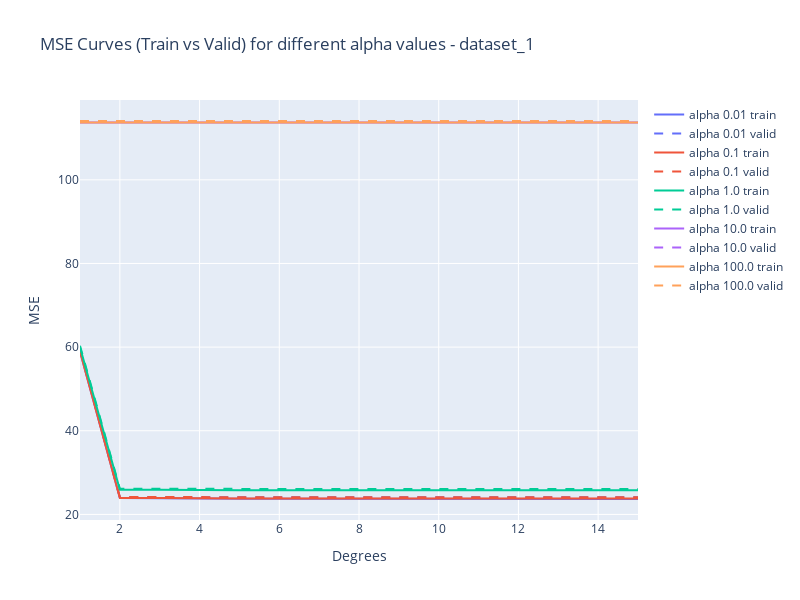
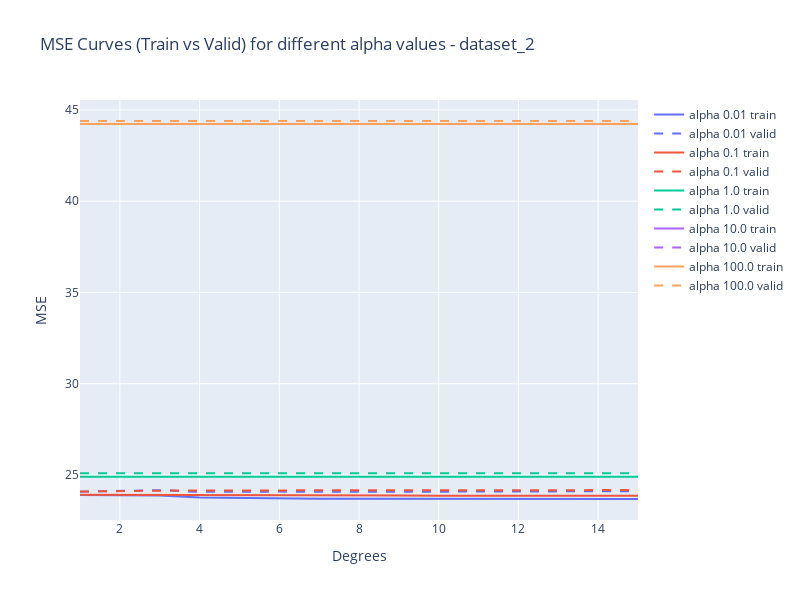
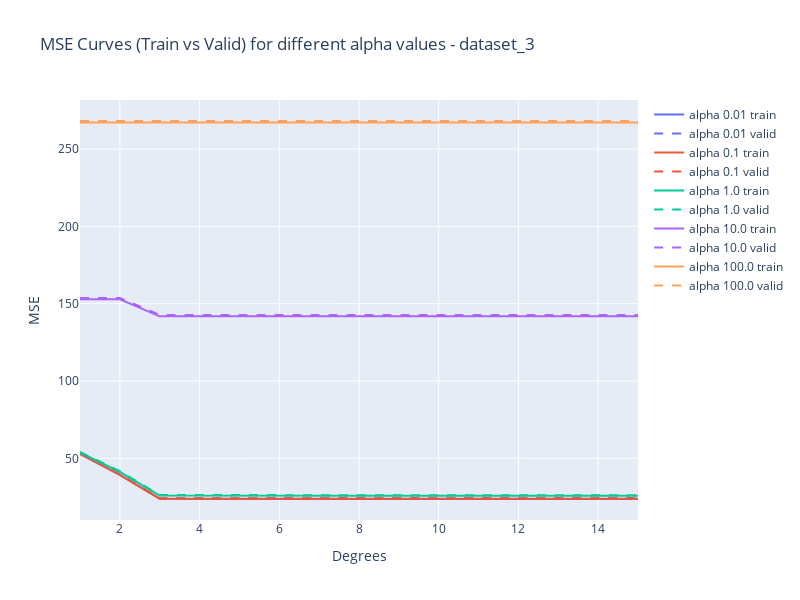
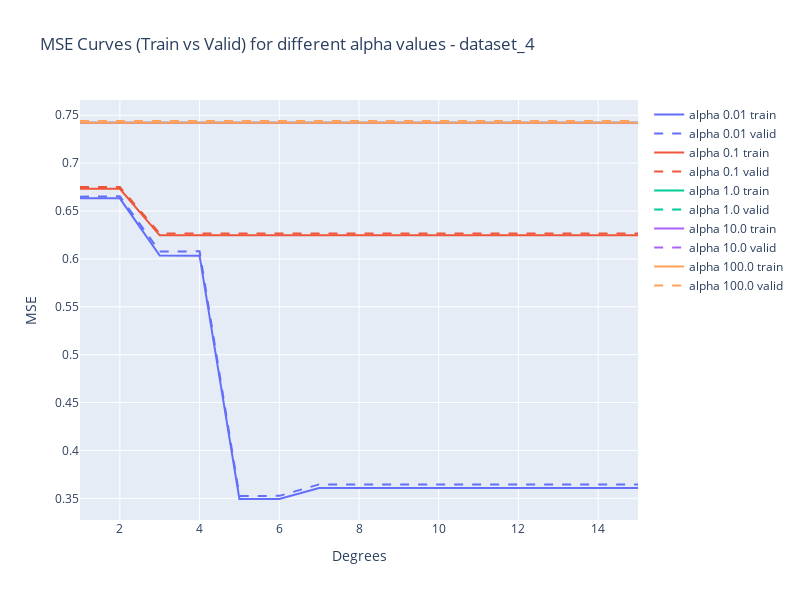

Notebook source saved alongside these figures, in order:
### Code cell
for dataset in mse_per_dataset_dict_l1:
    plot_mse_per_alpha_curves(mse_per_dataset_dict_l1, dataset)

### Figure 1 — Plotly figure (JSON) as saved in the notebook; plotly's stock layout.template omitted (floating-point values rounded to 4 significant figures)
{"data": [{"line": {"color": "#636EFA", "dash": "solid"}, "mode": "lines", "name": "alpha 0.01 train", "type": "scatter", "x": [1, 2, 3, 4, 5, 6, 7, 8, 9, 10, 11, 12, 13, 14, 15], "y": [58.99, 23.9, 23.88, 23.76, 23.73, 23.72, 23.7, 23.7, 23.69, 23.69, 23.69, 23.69, 23.69, 23.69, 23.69]}, {"line": {"color": "#636EFA", "dash": "dash"}, "mode": "lines", "name": "alpha 0.01 valid", "type": "scatter", "x": [1, 2, 3, 4, 5, 6, 7, 8, 9, 10, 11, 12, 13, 14, 15], "y": [59.35, 24.13, 24.18, 24.07, 24.09, 24.11, 24.1, 24.11, 24.1, 24.1, 24.1, 24.1, 24.1, 24.11, 24.12]}, {"line": {"color": "#EF553B", "dash": "solid"}, "mode": "lines", "name": "alpha 0.1 train", "type": "scatter", "x": [1, 2, 3, 4, 5, 6, 7, 8, 9, 10, 11, 12, 13, 14, 15], "y": [59.0, 23.92, 23.9, 23.78, 23.78, 23.78, 23.78, 23.78, 23.78, 23.78, 23.78, 23.78, 23.78, 23.78, 23.78]}, {"line": {"color": "#EF553B", "dash": "dash"}, "mode": "lines", "name": "alpha 0.1 valid", "type": "scatter", "x": [1, 2, 3, 4, 5, 6, 7, 8, 9, 10, 11, 12, 13, 14, 15], "y": [59.36, 24.15, 24.19, 24.09, 24.09, 24.1, 24.1, 24.11, 24.11, 24.11, 24.11, 24.11, 24.11, 24.11, 24.11]}, {"line": {"color": "#00CC96", "dash": "solid"}, "mode": "lines", "name": "alpha 1.0 train", "type": "scatter", "x": [1, 2, 3, 4, 5, 6, 7, 8, 9, 10, 11, 12, 13, 14, 15], "y": [59.99, 25.9, 25.9, 25.8, 25.8, 25.8, 25.8, 25.8, 25.8, 25.8, 25.8, 25.8, 25.8, 25.8, 25.8]}, {"line": {"color": "#00CC96", "dash": "dash"}, "mode": "lines", "name": "alpha 1.0 valid", "type": "scatter", "x": [1, 2, 3, 4, 5, 6, 7, 8, 9, 10, 11, 12, 13, 14, 15], "y": [60.35, 26.15, 26.15, 26.08, 26.08, 26.08, 26.08, 26.08, 26.08, 26.08, 26.08, 26.08, 26.08, 26.08, 26.08]}, {"line": {"color": "#AB63FA", "dash": "solid"}, "mode": "lines", "name": "alpha 10.0 train", "type": "scatter", "x": [1, 2, 3, 4, 5, 6, 7, 8, 9, 10, 11, 12, 13, 14, 15], "y": [113.7, 113.7, 113.7, 113.7, 113.7, 113.7, 113.7, 113.7, 113.7, 113.7, 113.7, 113.7, 113.7, 113.7, 113.7]}, {"line": {"color": "#AB63FA", "dash": "dash"}, "mode": "lines", "name": "alpha 10.0 valid", "type": "scatter", "x": [1, 2, 3, 4, 5, 6, 7, 8, 9, 10, 11, 12, 13, 14, 15], "y": [114.1, 114.1, 114.1, 114.1, 114.1, 114.1, 114.1, 114.1, 114.1, 114.1, 114.1, 114.1, 114.1, 114.1, 114.1]}, {"line": {"color": "#FFA15A", "dash": "solid"}, "mode": "lines", "name": "alpha 100.0 train", "type": "scatter", "x": [1, 2, 3, 4, 5, 6, 7, 8, 9, 10, 11, 12, 13, 14, 15], "y": [113.7, 113.7, 113.7, 113.7, 113.7, 113.7, 113.7, 113.7, 113.7, 113.7, 113.7, 113.7, 113.7, 113.7, 113.7]}, {"line": {"color": "#FFA15A", "dash": "dash"}, "mode": "lines", "name": "alpha 100.0 valid", "type": "scatter", "x": [1, 2, 3, 4, 5, 6, 7, 8, 9, 10, 11, 12, 13, 14, 15], "y": [114.1, 114.1, 114.1, 114.1, 114.1, 114.1, 114.1, 114.1, 114.1, 114.1, 114.1, 114.1, 114.1, 114.1, 114.1]}], "layout": {"height": 600, "title": {"text": "MSE Curves (Train vs Valid) for different alpha values - dataset_1"}, "width": 800, "xaxis": {"title": {"text": "Degrees"}}, "yaxis": {"title": {"text": "MSE"}}}}

### Figure 2 — Plotly figure (JSON) as saved in the notebook; plotly's stock layout.template omitted (floating-point values rounded to 4 significant figures)
{"data": [{"line": {"color": "#636EFA", "dash": "solid"}, "mode": "lines", "name": "alpha 0.01 train", "type": "scatter", "x": [1, 2, 3, 4, 5, 6, 7, 8, 9, 10, 11, 12, 13, 14, 15], "y": [23.91, 23.9, 23.88, 23.76, 23.73, 23.73, 23.7, 23.7, 23.7, 23.7, 23.7, 23.69, 23.69, 23.69, 23.69]}, {"line": {"color": "#636EFA", "dash": "dash"}, "mode": "lines", "name": "alpha 0.01 valid", "type": "scatter", "x": [1, 2, 3, 4, 5, 6, 7, 8, 9, 10, 11, 12, 13, 14, 15], "y": [24.09, 24.13, 24.17, 24.08, 24.1, 24.09, 24.08, 24.1, 24.09, 24.09, 24.09, 24.1, 24.1, 24.11, 24.11]}, {"line": {"color": "#EF553B", "dash": "solid"}, "mode": "lines", "name": "alpha 0.1 train", "type": "scatter", "x": [1, 2, 3, 4, 5, 6, 7, 8, 9, 10, 11, 12, 13, 14, 15], "y": [23.92, 23.92, 23.9, 23.9, 23.9, 23.89, 23.89, 23.88, 23.88, 23.87, 23.87, 23.87, 23.87, 23.87, 23.87]}, {"line": {"color": "#EF553B", "dash": "dash"}, "mode": "lines", "name": "alpha 0.1 valid", "type": "scatter", "x": [1, 2, 3, 4, 5, 6, 7, 8, 9, 10, 11, 12, 13, 14, 15], "y": [24.1, 24.1, 24.14, 24.15, 24.15, 24.16, 24.16, 24.17, 24.17, 24.17, 24.17, 24.17, 24.17, 24.18, 24.18]}, {"line": {"color": "#00CC96", "dash": "solid"}, "mode": "lines", "name": "alpha 1.0 train", "type": "scatter", "x": [1, 2, 3, 4, 5, 6, 7, 8, 9, 10, 11, 12, 13, 14, 15], "y": [24.91, 24.91, 24.91, 24.91, 24.91, 24.91, 24.91, 24.91, 24.91, 24.91, 24.91, 24.91, 24.91, 24.91, 24.91]}, {"line": {"color": "#00CC96", "dash": "dash"}, "mode": "lines", "name": "alpha 1.0 valid", "type": "scatter", "x": [1, 2, 3, 4, 5, 6, 7, 8, 9, 10, 11, 12, 13, 14, 15], "y": [25.09, 25.09, 25.1, 25.1, 25.1, 25.1, 25.1, 25.1, 25.1, 25.1, 25.1, 25.1, 25.1, 25.1, 25.1]}, {"line": {"color": "#AB63FA", "dash": "solid"}, "mode": "lines", "name": "alpha 10.0 train", "type": "scatter", "x": [1, 2, 3, 4, 5, 6, 7, 8, 9, 10, 11, 12, 13, 14, 15], "y": [44.23, 44.23, 44.23, 44.23, 44.23, 44.23, 44.23, 44.23, 44.23, 44.23, 44.23, 44.23, 44.23, 44.23, 44.23]}, {"line": {"color": "#AB63FA", "dash": "dash"}, "mode": "lines", "name": "alpha 10.0 valid", "type": "scatter", "x": [1, 2, 3, 4, 5, 6, 7, 8, 9, 10, 11, 12, 13, 14, 15], "y": [44.39, 44.39, 44.39, 44.39, 44.39, 44.39, 44.39, 44.39, 44.39, 44.39, 44.39, 44.39, 44.39, 44.39, 44.39]}, {"line": {"color": "#FFA15A", "dash": "solid"}, "mode": "lines", "name": "alpha 100.0 train", "type": "scatter", "x": [1, 2, 3, 4, 5, 6, 7, 8, 9, 10, 11, 12, 13, 14, 15], "y": [44.23, 44.23, 44.23, 44.23, 44.23, 44.23, 44.23, 44.23, 44.23, 44.23, 44.23, 44.23, 44.23, 44.23, 44.23]}, {"line": {"color": "#FFA15A", "dash": "dash"}, "mode": "lines", "name": "alpha 100.0 valid", "type": "scatter", "x": [1, 2, 3, 4, 5, 6, 7, 8, 9, 10, 11, 12, 13, 14, 15], "y": [44.39, 44.39, 44.39, 44.39, 44.39, 44.39, 44.39, 44.39, 44.39, 44.39, 44.39, 44.39, 44.39, 44.39, 44.39]}], "layout": {"height": 600, "title": {"text": "MSE Curves (Train vs Valid) for different alpha values - dataset_2"}, "width": 800, "xaxis": {"title": {"text": "Degrees"}}, "yaxis": {"title": {"text": "MSE"}}}}

### Figure 3 — Plotly figure (JSON) as saved in the notebook; plotly's stock layout.template omitted (floating-point values rounded to 4 significant figures)
{"data": [{"line": {"color": "#636EFA", "dash": "solid"}, "mode": "lines", "name": "alpha 0.01 train", "type": "scatter", "x": [1, 2, 3, 4, 5, 6, 7, 8, 9, 10, 11, 12, 13, 14, 15], "y": [52.84, 39.28, 23.88, 23.76, 23.73, 23.72, 23.7, 23.7, 23.69, 23.69, 23.69, 23.69, 23.69, 23.69, 23.69]}, {"line": {"color": "#636EFA", "dash": "dash"}, "mode": "lines", "name": "alpha 0.01 valid", "type": "scatter", "x": [1, 2, 3, 4, 5, 6, 7, 8, 9, 10, 11, 12, 13, 14, 15], "y": [53.14, 39.59, 24.18, 24.07, 24.09, 24.11, 24.1, 24.11, 24.1, 24.1, 24.1, 24.1, 24.1, 24.11, 24.12]}, {"line": {"color": "#EF553B", "dash": "solid"}, "mode": "lines", "name": "alpha 0.1 train", "type": "scatter", "x": [1, 2, 3, 4, 5, 6, 7, 8, 9, 10, 11, 12, 13, 14, 15], "y": [52.85, 39.3, 23.9, 23.78, 23.78, 23.78, 23.78, 23.78, 23.78, 23.78, 23.78, 23.78, 23.78, 23.78, 23.78]}, {"line": {"color": "#EF553B", "dash": "dash"}, "mode": "lines", "name": "alpha 0.1 valid", "type": "scatter", "x": [1, 2, 3, 4, 5, 6, 7, 8, 9, 10, 11, 12, 13, 14, 15], "y": [53.15, 39.62, 24.19, 24.09, 24.09, 24.1, 24.1, 24.11, 24.11, 24.11, 24.11, 24.11, 24.11, 24.11, 24.11]}, {"line": {"color": "#00CC96", "dash": "solid"}, "mode": "lines", "name": "alpha 1.0 train", "type": "scatter", "x": [1, 2, 3, 4, 5, 6, 7, 8, 9, 10, 11, 12, 13, 14, 15], "y": [53.84, 41.28, 25.93, 25.82, 25.82, 25.82, 25.82, 25.82, 25.82, 25.82, 25.82, 25.82, 25.82, 25.82, 25.82]}, {"line": {"color": "#00CC96", "dash": "dash"}, "mode": "lines", "name": "alpha 1.0 valid", "type": "scatter", "x": [1, 2, 3, 4, 5, 6, 7, 8, 9, 10, 11, 12, 13, 14, 15], "y": [54.15, 41.69, 26.23, 26.15, 26.15, 26.15, 26.15, 26.15, 26.15, 26.15, 26.15, 26.15, 26.15, 26.15, 26.15]}, {"line": {"color": "#AB63FA", "dash": "solid"}, "mode": "lines", "name": "alpha 10.0 train", "type": "scatter", "x": [1, 2, 3, 4, 5, 6, 7, 8, 9, 10, 11, 12, 13, 14, 15], "y": [152.8, 152.8, 141.8, 141.8, 141.8, 141.8, 141.8, 141.8, 141.8, 141.8, 141.8, 141.8, 141.8, 141.8, 141.8]}, {"line": {"color": "#AB63FA", "dash": "dash"}, "mode": "lines", "name": "alpha 10.0 valid", "type": "scatter", "x": [1, 2, 3, 4, 5, 6, 7, 8, 9, 10, 11, 12, 13, 14, 15], "y": [153.7, 153.7, 142.7, 142.7, 142.7, 142.7, 142.7, 142.7, 142.7, 142.7, 142.7, 142.7, 142.7, 142.7, 142.7]}, {"line": {"color": "#FFA15A", "dash": "solid"}, "mode": "lines", "name": "alpha 100.0 train", "type": "scatter", "x": [1, 2, 3, 4, 5, 6, 7, 8, 9, 10, 11, 12, 13, 14, 15], "y": [267.1, 267.1, 267.1, 267.1, 267.1, 267.1, 267.1, 267.1, 267.1, 267.1, 267.1, 267.1, 267.1, 267.1, 267.1]}, {"line": {"color": "#FFA15A", "dash": "dash"}, "mode": "lines", "name": "alpha 100.0 valid", "type": "scatter", "x": [1, 2, 3, 4, 5, 6, 7, 8, 9, 10, 11, 12, 13, 14, 15], "y": [268.1, 268.1, 268.1, 268.1, 268.1, 268.1, 268.1, 268.1, 268.1, 268.1, 268.1, 268.1, 268.1, 268.1, 268.1]}], "layout": {"height": 600, "title": {"text": "MSE Curves (Train vs Valid) for different alpha values - dataset_3"}, "width": 800, "xaxis": {"title": {"text": "Degrees"}}, "yaxis": {"title": {"text": "MSE"}}}}

### Figure 4 — Plotly figure (JSON) as saved in the notebook; plotly's stock layout.template omitted (floating-point values rounded to 4 significant figures)
{"data": [{"line": {"color": "#636EFA", "dash": "solid"}, "mode": "lines", "name": "alpha 0.01 train", "type": "scatter", "x": [1, 2, 3, 4, 5, 6, 7, 8, 9, 10, 11, 12, 13, 14, 15], "y": [0.6633, 0.6632, 0.6035, 0.6034, 0.3493, 0.3493, 0.3607, 0.3607, 0.3607, 0.3607, 0.3607, 0.3607, 0.3607, 0.3607, 0.3607]}, {"line": {"color": "#636EFA", "dash": "dash"}, "mode": "lines", "name": "alpha 0.01 valid", "type": "scatter", "x": [1, 2, 3, 4, 5, 6, 7, 8, 9, 10, 11, 12, 13, 14, 15], "y": [0.665, 0.6654, 0.6077, 0.6079, 0.3525, 0.3526, 0.3645, 0.3646, 0.3645, 0.3646, 0.3646, 0.3646, 0.3646, 0.3646, 0.3646]}, {"line": {"color": "#EF553B", "dash": "solid"}, "mode": "lines", "name": "alpha 0.1 train", "type": "scatter", "x": [1, 2, 3, 4, 5, 6, 7, 8, 9, 10, 11, 12, 13, 14, 15], "y": [0.6732, 0.6732, 0.6246, 0.6246, 0.6246, 0.6246, 0.6246, 0.6246, 0.6246, 0.6246, 0.6246, 0.6246, 0.6246, 0.6246, 0.6246]}, {"line": {"color": "#EF553B", "dash": "dash"}, "mode": "lines", "name": "alpha 0.1 valid", "type": "scatter", "x": [1, 2, 3, 4, 5, 6, 7, 8, 9, 10, 11, 12, 13, 14, 15], "y": [0.6751, 0.6751, 0.6265, 0.6265, 0.6265, 0.6265, 0.6265, 0.6265, 0.6265, 0.6265, 0.6265, 0.6265, 0.6265, 0.6265, 0.6265]}, {"line": {"color": "#00CC96", "dash": "solid"}, "mode": "lines", "name": "alpha 1.0 train", "type": "scatter", "x": [1, 2, 3, 4, 5, 6, 7, 8, 9, 10, 11, 12, 13, 14, 15], "y": [0.7422, 0.7422, 0.7422, 0.7422, 0.7422, 0.7422, 0.7422, 0.7422, 0.7422, 0.7422, 0.7422, 0.7422, 0.7422, 0.7422, 0.7422]}, {"line": {"color": "#00CC96", "dash": "dash"}, "mode": "lines", "name": "alpha 1.0 valid", "type": "scatter", "x": [1, 2, 3, 4, 5, 6, 7, 8, 9, 10, 11, 12, 13, 14, 15], "y": [0.744, 0.744, 0.744, 0.744, 0.744, 0.744, 0.744, 0.744, 0.744, 0.744, 0.744, 0.744, 0.744, 0.744, 0.744]}, {"line": {"color": "#AB63FA", "dash": "solid"}, "mode": "lines", "name": "alpha 10.0 train", "type": "scatter", "x": [1, 2, 3, 4, 5, 6, 7, 8, 9, 10, 11, 12, 13, 14, 15], "y": [0.7422, 0.7422, 0.7422, 0.7422, 0.7422, 0.7422, 0.7422, 0.7422, 0.7422, 0.7422, 0.7422, 0.7422, 0.7422, 0.7422, 0.7422]}, {"line": {"color": "#AB63FA", "dash": "dash"}, "mode": "lines", "name": "alpha 10.0 valid", "type": "scatter", "x": [1, 2, 3, 4, 5, 6, 7, 8, 9, 10, 11, 12, 13, 14, 15], "y": [0.744, 0.744, 0.744, 0.744, 0.744, 0.744, 0.744, 0.744, 0.744, 0.744, 0.744, 0.744, 0.744, 0.744, 0.744]}, {"line": {"color": "#FFA15A", "dash": "solid"}, "mode": "lines", "name": "alpha 100.0 train", "type": "scatter", "x": [1, 2, 3, 4, 5, 6, 7, 8, 9, 10, 11, 12, 13, 14, 15], "y": [0.7422, 0.7422, 0.7422, 0.7422, 0.7422, 0.7422, 0.7422, 0.7422, 0.7422, 0.7422, 0.7422, 0.7422, 0.7422, 0.7422, 0.7422]}, {"line": {"color": "#FFA15A", "dash": "dash"}, "mode": "lines", "name": "alpha 100.0 valid", "type": "scatter", "x": [1, 2, 3, 4, 5, 6, 7, 8, 9, 10, 11, 12, 13, 14, 15], "y": [0.744, 0.744, 0.744, 0.744, 0.744, 0.744, 0.744, 0.744, 0.744, 0.744, 0.744, 0.744, 0.744, 0.744, 0.744]}], "layout": {"height": 600, "title": {"text": "MSE Curves (Train vs Valid) for different alpha values - dataset_4"}, "width": 800, "xaxis": {"title": {"text": "Degrees"}}, "yaxis": {"title": {"text": "MSE"}}}}
